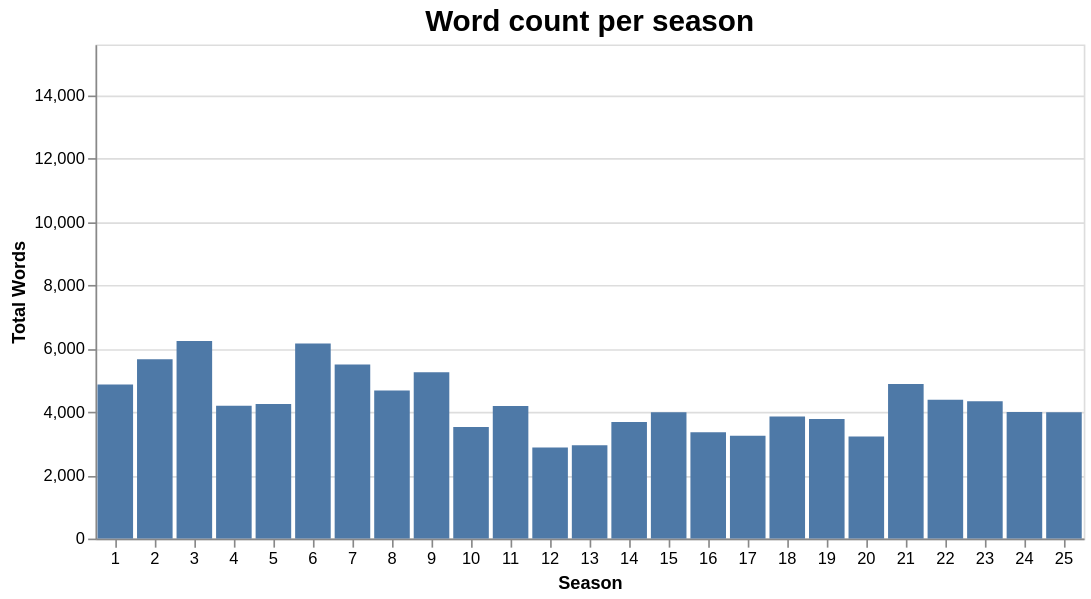

Here is the notebook cell this chart was saved with:
### Markdown cell above
## 2. **Word Count Evolution Across Seasons** — How has character dialogue changed over time?

### Code cell
characters_ordered = sorted(df_total["character"].tolist())

tableau10 = [
    "#4e79a7", "#f28e2b", "#e15759", "#76b7b2",
    "#59a14f", "#edc948", "#b07aa1", "#ff9da7",
    "#9c755f", "#bab0ac"
]

color_scale = alt.Scale(domain=characters_ordered, range=tableau10)

y_max = int(df_season["total_words"].max()) + 500

characters = df_season["character"].unique().tolist()

character_dropdown = alt.binding_select(
    options=characters_ordered,
    name="Character: "
)
char_selection = alt.selection_point(
    fields=["character"],
    bind=character_dropdown,
    value=characters_ordered[0]
)

bar_season = alt.Chart(df_season).mark_bar().encode(
    x=alt.X("season:O", title="Season", axis=alt.Axis(labelAngle=0)),
    y=alt.Y("total_words:Q", title="Total Words", scale=alt.Scale(domain=[0, y_max])),
    color=alt.Color(
        "character:N",
        scale=color_scale,
        legend=None
    ),
    tooltip=[
        alt.Tooltip("character:N", title="Character"),
        alt.Tooltip("season:O", title="Season"),
        alt.Tooltip("total_words:Q", title="Total Words", format=","),
    ]
).add_params(
    char_selection
).transform_filter(
    char_selection
).properties(
    title=alt.TitleParams("Word count per season", fontSize=18),
    width=600,
    height=300
)

bar_season

### Figure 1 — Vega-Lite specification as saved in the notebook (floating-point values rounded to 4 significant figures; data arrays with more than 128 entries replaced by an {"elided": "..."} marker saying what was removed)
{"config": {"view": {"continuousWidth": 300, "continuousHeight": 300}}, "data": {"name": "data-60fff9e768c127c1315a3db3b783a465"}, "mark": {"type": "bar"}, "encoding": {"color": {"field": "character", "legend": null, "scale": {"domain": ["Bart Simpson", "C. Montgomery Burns", "Chief Wiggum", "Homer Simpson", "Krusty the Clown", "Lisa Simpson", "Marge Simpson", "Moe Szyslak", "Ned Flanders", "Seymour Skinner"], "range": ["#4e79a7", "#f28e2b", "#e15759", "#76b7b2", "#59a14f", "#edc948", "#b07aa1", "#ff9da7", "#9c755f", "#bab0ac"]}, "type": "nominal"}, "tooltip": [{"field": "character", "title": "Character", "type": "nominal"}, {"field": "season", "title": "Season", "type": "ordinal"}, {"field": "total_words", "format": ",", "title": "Total Words", "type": "quantitative"}], "x": {"axis": {"labelAngle": 0}, "field": "season", "title": "Season", "type": "ordinal"}, "y": {"field": "total_words", "scale": {"domain": [0, 15604]}, "title": "Total Words", "type": "quantitative"}}, "height": 300, "params": [{"name": "param_c0115a802235c0b5", "select": {"type": "point", "fields": ["character"]}, "bind": {"input": "select", "options": ["Bart Simpson", "C. Montgomery Burns", "Chief Wiggum", "Homer Simpson", "Krusty the Clown", "Lisa Simpson", "Marge Simpson", "Moe Szyslak", "Ned Flanders", "Seymour Skinner"], "name": "Character: "}, "value": "Bart Simpson"}], "title": {"text": "Word count per season", "fontSize": 18}, "transform": [{"filter": {"param": "param_c0115a802235c0b5"}}], "width": 600, "$schema": "https://vega.github.io/schema/vega-lite/v6.1.0.json", "datasets": {"data-60fff9e768c127c1315a3db3b783a465": {"elided": "250 records"}}}
